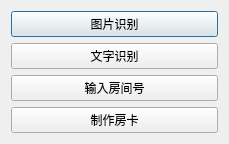
<?xml version="1.0" encoding="UTF-8"?>
<ui version="4.0">
 <class>FormOperate</class>
 <widget class="QDialog" name="FormOperate">
  <property name="geometry">
   <rect>
    <x>0</x>
    <y>0</y>
    <width>229</width>
    <height>128</height>
   </rect>
  </property>
  <property name="windowTitle">
   <string>添加操作</string>
  </property>
  <layout class="QVBoxLayout" name="verticalLayout">
   <item>
    <widget class="QPushButton" name="pushButtonImg">
     <property name="text">
      <string>图片识别</string>
     </property>
    </widget>
   </item>
   <item>
    <widget class="QPushButton" name="pushButtonText">
     <property name="text">
      <string>文字识别</string>
     </property>
    </widget>
   </item>
   <item>
    <widget class="QPushButton" name="pushButtonRom">
     <property name="text">
      <string>输入房间号</string>
     </property>
    </widget>
   </item>
   <item>
    <widget class="QPushButton" name="pushButtonCard">
     <property name="text">
      <string>制作房卡</string>
     </property>
    </widget>
   </item>
  </layout>
 </widget>
 <layoutdefault spacing="6" margin="11"/>
 <resources/>
 <connections/>
</ui>
